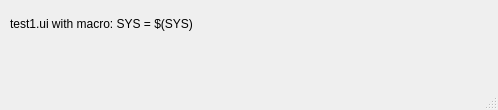
<?xml version="1.0" encoding="UTF-8"?>
<ui version="4.0">
 <class>MainWindow</class>
 <widget class="QMainWindow" name="MainWindow">
  <property name="geometry">
   <rect>
    <x>0</x>
    <y>0</y>
    <width>498</width>
    <height>110</height>
   </rect>
  </property>
  <property name="windowTitle">
   <string>MainWindow</string>
  </property>
  <widget class="QWidget" name="centralwidget">
   <widget class="caLabel" name="calabel">
    <property name="geometry">
     <rect>
      <x>10</x>
      <y>10</y>
      <width>441</width>
      <height>28</height>
     </rect>
    </property>
    <property name="text">
     <string>test1.ui with macro: SYS = $(SYS)</string>
    </property>
   </widget>
  </widget>
  <widget class="QMenuBar" name="menubar">
   <property name="geometry">
    <rect>
     <x>0</x>
     <y>0</y>
     <width>498</width>
     <height>25</height>
    </rect>
   </property>
  </widget>
  <widget class="QStatusBar" name="statusbar"/>
 </widget>
 <customwidgets>
  <customwidget>
   <class>caLabel</class>
   <extends>QLabel</extends>
   <header>caLabel</header>
  </customwidget>
 </customwidgets>
 <resources/>
 <connections/>
</ui>
